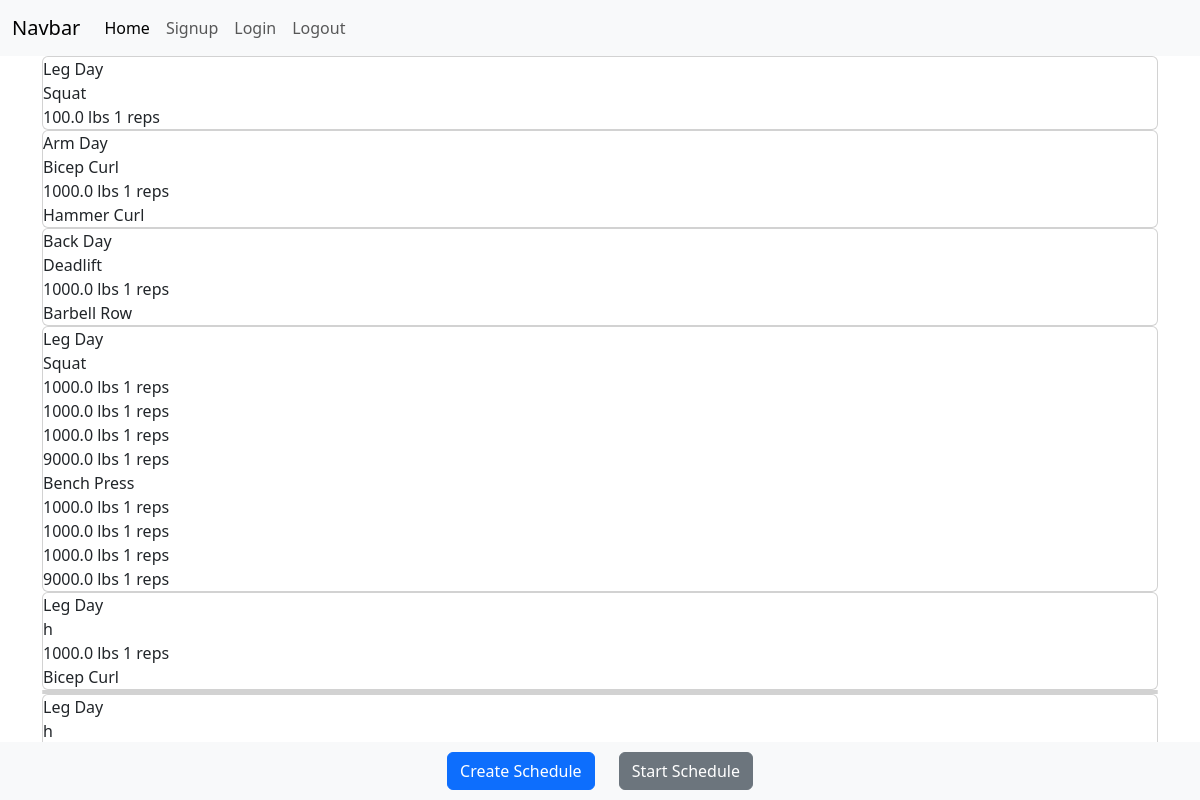
Screenshot of /home (signed in) with the database file from the repository.
### website/models.py (models this page shows)
class Schedule(db.Model, UserMixin):
    id = db.Column(db.Integer, primary_key=True)
    schedule_name = db.Column(db.String(100), nullable=False)
    date_created = db.Column(db.DateTime, default=datetime.utcnow(), nullable=False)
    user_id = db.Column(db.Integer, db.ForeignKey('user.id'), nullable=False)
    exercises = db.relationship('Exercise', backref='schedule', lazy=True)

class Exercise(db.Model, UserMixin):
    id = db.Column(db.Integer, primary_key=True)
    exercise_name = db.Column(db.String(100), nullable=False)
    schedule_id = db.Column(db.Integer, db.ForeignKey('schedule.id'))
    user_id = db.Column(db.Integer, db.ForeignKey('user.id'), nullable=False)
    sets = db.relationship('Set', backref='exercise', lazy=True)

class Set(db.Model, UserMixin):
    id = db.Column(db.Integer, primary_key=True)
    reps = db.Column(db.Integer, nullable=False)
    weight = db.Column(db.Float, nullable=False)
    exercise_id = db.Column(db.Integer, db.ForeignKey('exercise.id'), nullable=False)
    user_id = db.Column(db.Integer, db.ForeignKey('user.id'), nullable=False)

### website/training.py (the view)
@training.route("/", methods=['POST', 'GET'])
@training.route("/home", methods=['POST', 'GET'])
@login_required
def home():
    schedules = Schedule.query.filter_by(user_id=current_user.id).all()
    exercises = Exercise.query.filter_by(user_id=current_user.id).all()
    sets = Set.query.filter_by(user_id=current_user.id).all()
    setx = Set.query.all()
    for set in setx:
        print(set.weight)
        print(set.reps)
    return render_template("index.html", schedules=schedules, exercises=exercises, sets=sets, current_user=current_user)

### website/__init__.py (called while the page is built)
def create_app():
    app = Flask(__name__)
    app.config["SQLALCHEMY_DATABASE_URI"] = "sqlite:///project.db"
    app.config['SECRET_KEY'] = 'mbgodbnfvojvnseofefqwdqwifgbjdfsnf'
    db.init_app(app)
    from .auth import auth
    app.register_blueprint(auth)
    from .training import training
    app.register_blueprint(training)
    from .models import User
    create_database(app)
    login_manager.login_view = "auth.login"
    login_manager.login_message = "You must be signed in to reach this page!"
    login_manager.login_message_category = "danger"
    login_manager.init_app(app)
    @login_manager.user_loader
    def load_user(id):
        return User.query.get(int(id))
    return app

### website/templates/index.html (shortened to what this page needs)
{% extends 'base.html' %}
{% block content %}
<div class="container">
    {% for schedule in schedules %}
    <div class="card">
        <div>
            {{ schedule.schedule_name }}
        </div>
        <div>
            {% for exercise in exercises %}
                {% if exercise.schedule_id == schedule.id %}
                    {{ exercise.exercise_name }}
                    <div>
                        {% for set in sets %}
                            {% if set.exercise_id == exercise.id %}
                                <div>{{ set.weight }} lbs {{ set.reps }} reps</div>
                            {% endif %}
                        {% endfor %}
                    </div>
                {% endif %}
            {% endfor %}
        </div>
    </div>
    {% endfor %}
</div>
  <div class="bottom-row">
    <div class="container">
      <div class="row justify-content-center">
        <div class="col-auto">
          <a href="/create_schedule"><button class="btn btn-primary">Create Schedule</button></a>
        </div>
        <div class="col-auto">
          <button class="btn btn-secondary">Start Schedule</button>
        </div>
      </div>
    </div>
  </div>
{% endblock %}

### website/templates/base.html (shortened to what this page needs)
<!DOCTYPE html>
<html lang="en">
<head>
    <link href="https://cdn.jsdelivr.net/npm/bootstrap@5.3.2/dist/css/bootstrap.min.css" rel="stylesheet">
</head>
<body>
    <nav class="navbar navbar-expand-lg bg-body-tertiary">
        <div class="container-fluid">
          <a class="navbar-brand" href="/home">Navbar</a>
          <div class="collapse navbar-collapse" id="navbarNav">
            <ul class="navbar-nav">
              <li class="nav-item">
                <a class="nav-link active" aria-current="page" href="/home">Home</a>
              </li>
              <li class="nav-item">
                <a class="nav-link" href="/signup">Signup</a>
              </li>
              <li class="nav-item">
                <a class="nav-link" href="/login">Login</a>
              </li>
              <li class="nav-item">
                <a class="nav-link" href="/logout">Logout</a>
              </li>
            </ul>
          </div>
        </div>
      </nav>
    {% block content %}
    {% endblock %}
</body>
</html>

### website/templates/index.html (style rules this page uses)
.bottom-row { position: fixed; bottom: 0; width: 100%; background-color: #f8f9fa; padding: 10px; text-align: center; }

### rows the page displays
Schedule: schedule_name "Leg Day"
Exercise: exercise_name "Squat"
Set: weight "100.0", reps "1"
Schedule: schedule_name "Arm Day"
Exercise: exercise_name "Bicep Curl"
Set: weight "1000.0", reps "1"
Exercise: exercise_name "Hammer Curl"
Schedule: schedule_name "Back Day"
Exercise: exercise_name "Deadlift"
Set: weight "1000.0", reps "1"
Exercise: exercise_name "Barbell Row"
Schedule: schedule_name "Leg Day"
Exercise: exercise_name "Squat"
Set: weight "1000.0", reps "1"
Set: weight "1000.0", reps "1"
Set: weight "1000.0", reps "1"
Set: weight "9000.0", reps "1"
Exercise: exercise_name "Bench Press"
Set: weight "1000.0", reps "1"
Set: weight "1000.0", reps "1"
Set: weight "1000.0", reps "1"
Set: weight "9000.0", reps "1"
Schedule: schedule_name "Leg Day"
Exercise: exercise_name "h"
Set: weight "1000.0", reps "1"
Exercise: exercise_name "Bicep Curl"
Schedule: schedule_name "Leg Day"
Exercise: exercise_name "h"
